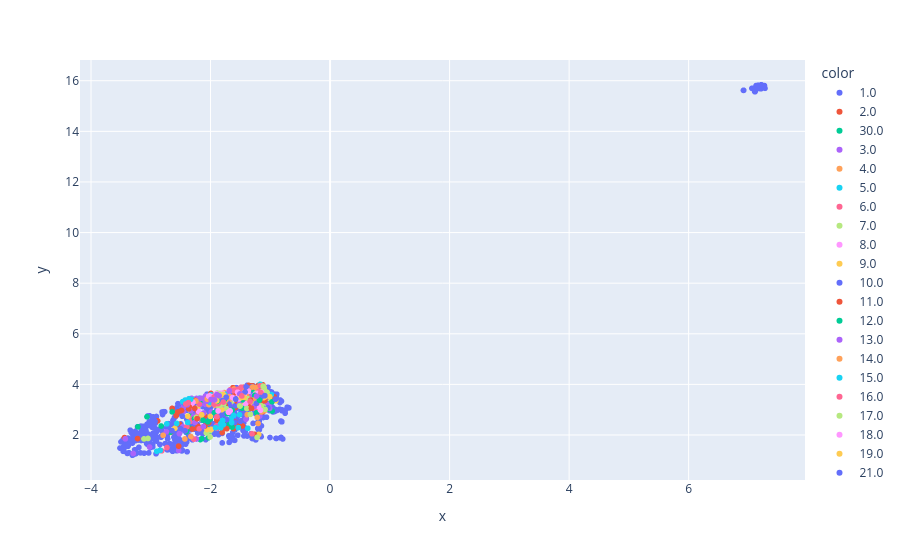

Here is the notebook cell this chart was saved with:
### Markdown cell above
UMAP components - HDBSCAN clustering with resulting HyperParameters

### Code cell
#hdbscan for two umap components 
#cluster the data using hdbscan
labels = hdbscan.HDBSCAN(
    min_samples=6,
    min_cluster_size=40,
    #metric='euclidean',
    #cluster_selection_epsilon=0.4,
    #cluster_selection_method='eom'
).fit_predict(umap_embeddings)
#visualize the results
clustered = (labels >= 0)
''''
plt.scatter(umap_embeddings[~clustered, 0],
            umap_embeddings[~clustered, 1],
            color=(0.5, 0.5, 0.5),
            s=1,
            alpha=0.5)


plt.scatter(umap_embeddings[clustered, 0],
            umap_embeddings[clustered, 1],
            #c=labels[clustered],
            c= family_label[clustered],
            s=1,
            #cmap='Spectral'
           );
plt.colorbar(scatter, label='label')
'''
fig = px.scatter(x=umap_embeddings[clustered, 0], y=umap_embeddings[clustered, 1], 
                    color=family_label[clustered],
                   size_max=2)
fig.show()

print(np.unique(labels))
num_noise_points = np.sum(labels == -1)

print(f"Number of Noise Points: {num_noise_points}")

### Figure 1 — Plotly figure (JSON) as saved in the notebook; plotly's stock layout.template omitted (floating-point values rounded to 4 significant figures; data arrays with more than 128 entries replaced by an {"elided": "..."} marker saying what was removed)
{"data": [{"hovertemplate": "color=1.0<br>x=%{x}<br>y=%{y}<extra></extra>", "legendgroup": "1.0", "marker": {"color": "#636efa", "symbol": "circle"}, "mode": "markers", "name": "1.0", "showlegend": true, "type": "scattergl", "x": {"elided": "736 float values"}, "xaxis": "x", "y": {"elided": "736 float values"}, "yaxis": "y"}, {"hovertemplate": "color=2.0<br>x=%{x}<br>y=%{y}<extra></extra>", "legendgroup": "2.0", "marker": {"color": "#EF553B", "symbol": "circle"}, "mode": "markers", "name": "2.0", "showlegend": true, "type": "scattergl", "x": [-2.207, -1.527, -1.752, -1.497, -1.443, -2.243, -2.35, -1.835, -1.836, -1.362, -1.298, -1.589, -1.594, -1.214, -2.271, -1.527, -2.009, -1.133, -1.242, -1.894, -1.971, -1.589, -2.007, -1.264, -1.125, -1.0, -1.14, -1.226, -1.119, -1.243, -1.145, -2.643, -1.313, -1.805, -1.202, -1.338, -1.2, -2.197, -1.363, -1.128, -2.03, -1.37, -1.768, -1.616, -2.668, -1.449, -1.625, -1.994, -2.221, -2.252, -1.466, -1.212, -1.109, -1.756, -2.233, -1.582, -1.397, -1.078, -1.189, -1.333, -1.118, -1.385, -2.225, -1.591, -2.52, -1.457, -1.178, -1.239, -1.274], "xaxis": "x", "y": [2.34, 2.386, 3.167, 2.387, 3.372, 3.371, 3.172, 3.163, 3.355, 3.959, 3.941, 2.325, 2.515, 3.532, 3.314, 2.477, 3.35, 3.223, 3.405, 2.583, 3.516, 3.636, 3.439, 3.175, 3.538, 3.573, 3.979, 3.517, 3.862, 3.577, 3.126, 3.053, 3.137, 2.095, 3.501, 3.947, 3.96, 3.237, 3.074, 3.987, 2.485, 3.064, 2.577, 2.249, 2.104, 3.89, 3.87, 3.642, 2.974, 3.324, 2.359, 3.055, 3.14, 2.275, 3.39, 3.087, 3.424, 3.529, 2.97, 3.255, 3.942, 3.415, 2.264, 3.576, 2.431, 3.288, 3.677, 3.494, 3.375], "yaxis": "y"}, {"hovertemplate": "color=30.0<br>x=%{x}<br>y=%{y}<extra></extra>", "legendgroup": "30.0", "marker": {"color": "#00cc96", "symbol": "circle"}, "mode": "markers", "name": "30.0", "showlegend": true, "type": "scattergl", "x": [-2.344, -1.638, -2.016, -1.488, -1.656, -1.888, -1.777, -2.403, -3.215, -2.324, -0.97, -2.407, -1.287, -1.884, -2.004, -2.036, -2.67, -2.172, -2.146, -3.063, -1.776, -1.684, -1.013, -2.289, -2.403, -1.325, -2.135, -2.048], "xaxis": "x", "y": [2.271, 2.98, 2.144, 3.156, 2.338, 3.456, 3.21, 3.307, 2.325, 2.825, 2.948, 2.134, 3.79, 3.536, 2.632, 1.892, 2.116, 1.819, 1.853, 2.72, 2.58, 2.342, 3.022, 3.405, 3.207, 3.228, 3.323, 2.234], "yaxis": "y"}, {"hovertemplate": "color=3.0<br>x=%{x}<br>y=%{y}<extra></extra>", "legendgroup": "3.0", "marker": {"color": "#ab63fa", "symbol": "circle"}, "mode": "markers", "name": "3.0", "showlegend": true, "type": "scattergl", "x": [-1.972, -1.237, -1.343, -1.514, -2.855, -2.029, -1.769, -2.085, -1.512, -1.601, -1.289, -2.022, -0.9919, -1.847, -1.989, -1.804, -1.067, -1.021, -1.407, -2.533, -1.177, -2.466, -2.237, -1.063, -1.247, -1.706, -1.477, -1.324, -2.738, -1.702, -1.794, -3.294, -1.149, -1.356, -1.318, -1.197, -1.974, -1.977, -1.28, -1.096, -1.011, -1.681, -1.979, -2.316, -3.021, -2.281, -2.06, -1.778], "xaxis": "x", "y": [3.267, 3.193, 3.301, 3.243, 1.379, 3.451, 3.348, 3.211, 3.608, 3.236, 3.181, 3.235, 3.451, 3.542, 2.905, 3.024, 3.551, 3.195, 2.624, 1.39, 2.747, 2.324, 1.843, 3.198, 3.473, 3.631, 3.653, 3.491, 2.128, 2.585, 3.136, 1.27, 3.627, 3.362, 3.265, 3.604, 3.572, 3.485, 3.259, 3.657, 3.052, 3.513, 2.879, 3.448, 1.524, 2.75, 3.348, 3.276], "yaxis": "y"}, {"hovertemplate": "color=4.0<br>x=%{x}<br>y=%{y}<extra></extra>", "legendgroup": "4.0", "marker": {"color": "#FFA15A", "symbol": "circle"}, "mode": "markers", "name": "4.0", "showlegend": true, "type": "scattergl", "x": [-2.431, -1.643, -2.027, -1.927, -1.859, -1.108, -1.481, -1.749, -1.771, -1.381, -2.139, -1.241, -1.534, -1.104, -1.505, -1.239, -1.12, -1.118, -1.681, -1.863, -1.107, -1.399, -1.174, -1.822, -1.19, -1.401, -1.356, -2.249, -1.605, -1.297, -1.118, -1.325, -1.068, -1.175, -1.741], "xaxis": "x", "y": [3.159, 3.409, 3.2, 3.185, 3.398, 3.583, 3.877, 3.517, 3.676, 3.487, 2.604, 3.52, 3.529, 3.883, 3.626, 3.871, 3.898, 3.555, 3.519, 3.413, 3.888, 3.616, 3.954, 3.384, 3.51, 3.499, 3.826, 2.619, 3.818, 3.49, 3.827, 3.325, 3.706, 3.707, 3.383], "yaxis": "y"}, {"hovertemplate": "color=5.0<br>x=%{x}<br>y=%{y}<extra></extra>", "legendgroup": "5.0", "marker": {"color": "#19d3f3", "symbol": "circle"}, "mode": "markers", "name": "5.0", "showlegend": true, "type": "scattergl", "x": [-2.065, -1.984, -2.091, -2.198, -2.134, -2.258, -2.177, -2.362, -2.008, -2.091, -1.992, -2.128, -2.025, -2.015, -2.198, -1.168, -2.183, -2.038, -2.194, -2.272, -1.998, -1.98, -1.997, -2.268, -2.238, -1.982, -2.073, -2.179, -1.982, -1.762, -2.068, -2.004], "xaxis": "x", "y": [3.401, 3.473, 3.385, 3.437, 3.427, 3.41, 3.419, 3.269, 3.288, 3.404, 3.586, 3.421, 3.451, 3.422, 3.374, 4.005, 3.173, 3.423, 3.405, 3.31, 3.411, 3.281, 3.366, 3.415, 3.229, 3.454, 3.401, 3.46, 3.304, 3.614, 3.54, 3.355], "yaxis": "y"}, {"hovertemplate": "color=6.0<br>x=%{x}<br>y=%{y}<extra></extra>", "legendgroup": "6.0", "marker": {"color": "#FF6692", "symbol": "circle"}, "mode": "markers", "name": "6.0", "showlegend": true, "type": "scattergl", "x": [-1.122, -1.475, -2.189, -2.326, -1.211, -2.817, -1.899, -1.286, -1.903, -1.932, -1.545, -2.206, -1.169, -1.353, -1.617, -1.674, -1.787, -2.28, -1.481, -2.335, -1.049, -1.147, -2.395, -1.486, -2.729, -1.573, -1.522, -1.199], "xaxis": "x", "y": [3.932, 3.222, 2.246, 2.617, 3.501, 1.375, 2.361, 3.139, 3.378, 3.553, 3.803, 2.831, 3.949, 3.455, 3.757, 3.781, 3.529, 1.839, 3.513, 2.546, 3.465, 3.946, 2.328, 3.891, 1.504, 3.772, 3.779, 3.709], "yaxis": "y"}, {"hovertemplate": "color=7.0<br>x=%{x}<br>y=%{y}<extra></extra>", "legendgroup": "7.0", "marker": {"color": "#B6E880", "symbol": "circle"}, "mode": "markers", "name": "7.0", "showlegend": true, "type": "scattergl", "x": [-1.102, -1.857, -1.3, -1.779, -1.196, -0.9514, -2.274, -1.243, -2.347, -1.117, -1.238, -1.237, -1.379, -1.028, -1.118, -1.321, -3.113, -2.008, -1.734, -2.008, -1.22, -1.887, -1.896, -1.094, -1.898, -2.071, -1.149, -2.064], "xaxis": "x", "y": [3.836, 3.068, 3.431, 3.231, 3.177, 3.436, 3.101, 3.647, 2.994, 3.118, 3.485, 3.565, 3.434, 3.447, 3.931, 3.398, 1.845, 1.922, 3.038, 2.164, 1.99, 3.658, 3.632, 2.973, 3.477, 2.08, 2.926, 2.092], "yaxis": "y"}, {"hovertemplate": "color=8.0<br>x=%{x}<br>y=%{y}<extra></extra>", "legendgroup": "8.0", "marker": {"color": "#FF97FF", "symbol": "circle"}, "mode": "markers", "name": "8.0", "showlegend": true, "type": "scattergl", "x": [-1.216, -1.547, -1.46, -1.169, -1.9, -2.016, -1.801, -2.283, -1.549, -1.841, -1.273, -1.862, -1.904, -1.972, -1.367], "xaxis": "x", "y": [3.64, 3.689, 3.249, 3.594, 3.626, 3.545, 3.657, 3.288, 3.478, 3.651, 3.56, 3.61, 3.544, 3.514, 3.733], "yaxis": "y"}, {"hovertemplate": "color=9.0<br>x=%{x}<br>y=%{y}<extra></extra>", "legendgroup": "9.0", "marker": {"color": "#FECB52", "symbol": "circle"}, "mode": "markers", "name": "9.0", "showlegend": true, "type": "scattergl", "x": [-2.598, -2.381, -1.195, -0.9089, -1.388, -2.217, -1.513, -2.102, -2.002, -1.35, -2.06, -1.33, -2.088, -1.988, -1.812, -1.481], "xaxis": "x", "y": [2.265, 2.744, 2.023, 3.351, 3.141, 3.096, 3.505, 2.81, 2.735, 3.301, 2.216, 3.105, 3.498, 2.227, 3.003, 3.329], "yaxis": "y"}, {"hovertemplate": "color=10.0<br>x=%{x}<br>y=%{y}<extra></extra>", "legendgroup": "10.0", "marker": {"color": "#636efa", "symbol": "circle"}, "mode": "markers", "name": "10.0", "showlegend": true, "type": "scattergl", "x": [-1.812, -2.646, -2.718, -1.066, -1.031, -1.579, -1.304, -2.425, -1.405, -1.594, -1.5], "xaxis": "x", "y": [3.589, 2.173, 1.847, 3.509, 3.508, 3.431, 3.912, 2.164, 3.909, 2.496, 2.54], "yaxis": "y"}, {"hovertemplate": "color=11.0<br>x=%{x}<br>y=%{y}<extra></extra>", "legendgroup": "11.0", "marker": {"color": "#EF553B", "symbol": "circle"}, "mode": "markers", "name": "11.0", "showlegend": true, "type": "scattergl", "x": [-1.09, -1.841, -1.361, -2.097, -1.799, -1.128, -2.534, -2.885, -1.266, -2.539, -1.728, -3.439, -0.9329, -1.892, -2.094], "xaxis": "x", "y": [3.361, 3.286, 3.123, 2.745, 2.229, 2.912, 1.561, 2.557, 2.029, 2.917, 2.248, 1.899, 3.506, 2.637, 2.355], "yaxis": "y"}, {"hovertemplate": "color=12.0<br>x=%{x}<br>y=%{y}<extra></extra>", "legendgroup": "12.0", "marker": {"color": "#00cc96", "symbol": "circle"}, "mode": "markers", "name": "12.0", "showlegend": true, "type": "scattergl", "x": [-2.826, -2.268, -2.358, -1.684, -1.104, -2.126, -2.398, -0.9719, -2.045, -1.64, -1.471, -1.935], "xaxis": "x", "y": [2.355, 2.645, 3.329, 2.461, 3.045, 2.587, 3.2, 3.315, 2.519, 2.312, 3.061, 2.884], "yaxis": "y"}, {"hovertemplate": "color=13.0<br>x=%{x}<br>y=%{y}<extra></extra>", "legendgroup": "13.0", "marker": {"color": "#ab63fa", "symbol": "circle"}, "mode": "markers", "name": "13.0", "showlegend": true, "type": "scattergl", "x": [-2.114, -2.373, -2.278, -2.397, -2.325, -1.508, -2.453, -1.284, -2.167, -2.453, -1.879, -2.26], "xaxis": "x", "y": [2.87, 3.251, 3.081, 3.134, 2.952, 3.624, 3.11, 3.531, 3.213, 2.917, 2.315, 2.499], "yaxis": "y"}, {"hovertemplate": "color=14.0<br>x=%{x}<br>y=%{y}<extra></extra>", "legendgroup": "14.0", "marker": {"color": "#FFA15A", "symbol": "circle"}, "mode": "markers", "name": "14.0", "showlegend": true, "type": "scattergl", "x": [-1.099, -1.111, -1.147, -1.192, -1.386, -1.204, -1.291, -1.311], "xaxis": "x", "y": [2.957, 2.98, 2.914, 3.195, 2.802, 2.456, 3.346, 3.382], "yaxis": "y"}, {"hovertemplate": "color=15.0<br>x=%{x}<br>y=%{y}<extra></extra>", "legendgroup": "15.0", "marker": {"color": "#19d3f3", "symbol": "circle"}, "mode": "markers", "name": "15.0", "showlegend": true, "type": "scattergl", "x": [-1.657, -1.515, -1.614], "xaxis": "x", "y": [2.652, 2.803, 2.772], "yaxis": "y"}, {"hovertemplate": "color=16.0<br>x=%{x}<br>y=%{y}<extra></extra>", "legendgroup": "16.0", "marker": {"color": "#FF6692", "symbol": "circle"}, "mode": "markers", "name": "16.0", "showlegend": true, "type": "scattergl", "x": [-2.121, -1.897, -1.252, -2.265, -2.353, -2.378], "xaxis": "x", "y": [3.399, 2.266, 3.043, 3.313, 3.282, 3.332], "yaxis": "y"}, {"hovertemplate": "color=17.0<br>x=%{x}<br>y=%{y}<extra></extra>", "legendgroup": "17.0", "marker": {"color": "#B6E880", "symbol": "circle"}, "mode": "markers", "name": "17.0", "showlegend": true, "type": "scattergl", "x": [-2.24, -2.257, -1.238, -1.26, -2.231, -1.601, -1.837, -1.25, -1.149, -3.046], "xaxis": "x", "y": [2.693, 3.224, 3.539, 3.399, 3.224, 3.31, 3.179, 3.226, 3.151, 1.864], "yaxis": "y"}, {"hovertemplate": "color=18.0<br>x=%{x}<br>y=%{y}<extra></extra>", "legendgroup": "18.0", "marker": {"color": "#FF97FF", "symbol": "circle"}, "mode": "markers", "name": "18.0", "showlegend": true, "type": "scattergl", "x": [-1.145, -1.199, -1.439, -1.412, -1.579, -1.77, -1.632, -1.235, -1.844], "xaxis": "x", "y": [3.685, 3.133, 3.582, 3.233, 3.376, 3.539, 3.481, 3.615, 3.436], "yaxis": "y"}, {"hovertemplate": "color=19.0<br>x=%{x}<br>y=%{y}<extra></extra>", "legendgroup": "19.0", "marker": {"color": "#FECB52", "symbol": "circle"}, "mode": "markers", "name": "19.0", "showlegend": true, "type": "scattergl", "x": [-1.778, -1.884, -1.789, -1.803, -1.916, -1.899, -1.81, -1.907, -1.79], "xaxis": "x", "y": [3.58, 3.554, 3.547, 3.544, 3.503, 3.499, 3.591, 3.511, 3.608], "yaxis": "y"}, {"hovertemplate": "color=21.0<br>x=%{x}<br>y=%{y}<extra></extra>", "legendgroup": "21.0", "marker": {"color": "#636efa", "symbol": "circle"}, "mode": "markers", "name": "21.0", "showlegend": true, "type": "scattergl", "x": [-1.422, -1.043, -1.303, -2.272, -2.935, -2.929, -0.9127, -1.73, -2.5, -1.585, -2.472], "xaxis": "x", "y": [3.697, 3.073, 1.862, 3.258, 2.556, 2.535, 3.415, 2.61, 2.244, 3.16, 2.74], "yaxis": "y"}, {"hovertemplate": "color=22.0<br>x=%{x}<br>y=%{y}<extra></extra>", "legendgroup": "22.0", "marker": {"color": "#EF553B", "symbol": "circle"}, "mode": "markers", "name": "22.0", "showlegend": true, "type": "scattergl", "x": [-2.305, -2.551, -2.363, -2.485, -1.328, -2.225, -1.557], "xaxis": "x", "y": [2.237, 2.902, 3.034, 2.969, 3.377, 2.646, 3.331], "yaxis": "y"}, {"hovertemplate": "color=23.0<br>x=%{x}<br>y=%{y}<extra></extra>", "legendgroup": "23.0", "marker": {"color": "#00cc96", "symbol": "circle"}, "mode": "markers", "name": "23.0", "showlegend": true, "type": "scattergl", "x": [-1.229, -1.469, -1.719, -1.26, -1.506, -2.147, -1.767, -2.379, -2.642], "xaxis": "x", "y": [2.88, 3.385, 2.846, 3.564, 3.437, 3.392, 3.409, 3.342, 2.913], "yaxis": "y"}, {"hovertemplate": "color=24.0<br>x=%{x}<br>y=%{y}<extra></extra>", "legendgroup": "24.0", "marker": {"color": "#ab63fa", "symbol": "circle"}, "mode": "markers", "name": "24.0", "showlegend": true, "type": "scattergl", "x": [-1.27, -2.085, -1.518, -2.045, -2.101, -2.062, -2.234, -2.162], "xaxis": "x", "y": [3.129, 3.541, 3.214, 3.401, 3.403, 3.337, 3.445, 3.45], "yaxis": "y"}, {"hovertemplate": "color=25.0<br>x=%{x}<br>y=%{y}<extra></extra>", "legendgroup": "25.0", "marker": {"color": "#FFA15A", "symbol": "circle"}, "mode": "markers", "name": "25.0", "showlegend": true, "type": "scattergl", "x": [-1.224, -1.218, -1.242, -1.871, -1.294, -2.056], "xaxis": "x", "y": [3.25, 2.696, 3.433, 3.458, 3.897, 3.419], "yaxis": "y"}, {"hovertemplate": "color=26.0<br>x=%{x}<br>y=%{y}<extra></extra>", "legendgroup": "26.0", "marker": {"color": "#19d3f3", "symbol": "circle"}, "mode": "markers", "name": "26.0", "showlegend": true, "type": "scattergl", "x": [-1.829, -1.647, -1.536, -2.565, -0.9822, -2.382, -2.731, -1.83, -1.798], "xaxis": "x", "y": [2.449, 2.491, 2.293, 2.456, 3.601, 2.498, 2.442, 2.286, 2.571], "yaxis": "y"}, {"hovertemplate": "color=27.0<br>x=%{x}<br>y=%{y}<extra></extra>", "legendgroup": "27.0", "marker": {"color": "#FF6692", "symbol": "circle"}, "mode": "markers", "name": "27.0", "showlegend": true, "type": "scattergl", "x": [-1.942, -2.19, -1.338, -1.872, -1.16, -1.152, -1.076], "xaxis": "x", "y": [3.503, 3.224, 3.327, 3.239, 3.674, 3.629, 3.581], "yaxis": "y"}, {"hovertemplate": "color=28.0<br>x=%{x}<br>y=%{y}<extra></extra>", "legendgroup": "28.0", "marker": {"color": "#B6E880", "symbol": "circle"}, "mode": "markers", "name": "28.0", "showlegend": true, "type": "scattergl", "x": [-1.393, -1.334, -1.512, -1.507, -1.054, -1.088, -1.221], "xaxis": "x", "y": [3.047, 2.815, 3.154, 3.144, 3.685, 3.014, 1.906], "yaxis": "y"}, {"hovertemplate": "color=31.0<br>x=%{x}<br>y=%{y}<extra></extra>", "legendgroup": "31.0", "marker": {"color": "#FF97FF", "symbol": "circle"}, "mode": "markers", "name": "31.0", "showlegend": true, "type": "scattergl", "x": [-2.199, -1.874, -2.316, -1.672, -1.526, -1.165, -1.7], "xaxis": "x", "y": [2.93, 2.949, 3.133, 2.954, 3.425, 2.979, 2.897], "yaxis": "y"}, {"hovertemplate": "color=32.0<br>x=%{x}<br>y=%{y}<extra></extra>", "legendgroup": "32.0", "marker": {"color": "#FECB52", "symbol": "circle"}, "mode": "markers", "name": "32.0", "showlegend": true, "type": "scattergl", "x": [-1.092, -1.111, -1.01, -1.436, -2.148, -1.819], "xaxis": "x", "y": [3.501, 3.476, 3.514, 3.488, 2.8, 3.421], "yaxis": "y"}, {"hovertemplate": "color=33.0<br>x=%{x}<br>y=%{y}<extra></extra>", "legendgroup": "33.0", "marker": {"color": "#636efa", "symbol": "circle"}, "mode": "markers", "name": "33.0", "showlegend": true, "type": "scattergl", "x": [-1.579, -1.091, -1.8, -1.161, -1.232], "xaxis": "x", "y": [3.421, 3.556, 3.364, 3.48, 3.251], "yaxis": "y"}, {"hovertemplate": "color=34.0<br>x=%{x}<br>y=%{y}<extra></extra>", "legendgroup": "34.0", "marker": {"color": "#EF553B", "symbol": "circle"}, "mode": "markers", "name": "34.0", "showlegend": true, "type": "scattergl", "x": [-2.355, -2.265, -2.574, -1.315, -2.253], "xaxis": "x", "y": [3.107, 3.053, 2.764, 3.056, 3.365], "yaxis": "y"}, {"hovertemplate": "color=35.0<br>x=%{x}<br>y=%{y}<extra></extra>", "legendgroup": "35.0", "marker": {"color": "#00cc96", "symbol": "circle"}, "mode": "markers", "name": "35.0", "showlegend": true, "type": "scattergl", "x": [-1.884, -1.893], "xaxis": "x", "y": [3.351, 3.33], "yaxis": "y"}, {"hovertemplate": "color=36.0<br>x=%{x}<br>y=%{y}<extra></extra>", "legendgroup": "36.0", "marker": {"color": "#ab63fa", "symbol": "circle"}, "mode": "markers", "name": "36.0", "showlegend": true, "type": "scattergl", "x": [-2.39, -2.521, -2.12, -3.425], "xaxis": "x", "y": [3.195, 2.053, 2.332, 1.85], "yaxis": "y"}, {"hovertemplate": "color=37.0<br>x=%{x}<br>y=%{y}<extra></extra>", "legendgroup": "37.0", "marker": {"color": "#FFA15A", "symbol": "circle"}, "mode": "markers", "name": "37.0", "showlegend": true, "type": "scattergl", "x": [-2.245], "xaxis": "x", "y": [3.343], "yaxis": "y"}, {"hovertemplate": "color=38.0<br>x=%{x}<br>y=%{y}<extra></extra>", "legendgroup": "38.0", "marker": {"color": "#19d3f3", "symbol": "circle"}, "mode": "markers", "name": "38.0", "showlegend": true, "type": "scattergl", "x": [-1.376, -1.915, -2.9, -1.787, -2.841], "xaxis": "x", "y": [2.266, 2.288, 1.357, 2.405, 1.394], "yaxis": "y"}, {"hovertemplate": "color=20.0<br>x=%{x}<br>y=%{y}<extra></extra>", "legendgroup": "20.0", "marker": {"color": "#FF6692", "symbol": "circle"}, "mode": "markers", "name": "20.0", "showlegend": true, "type": "scattergl", "x": [-1.892, -1.942, -1.785], "xaxis": "x", "y": [2.724, 3.215, 3.3], "yaxis": "y"}, {"hovertemplate": "color=39.0<br>x=%{x}<br>y=%{y}<extra></extra>", "legendgroup": "39.0", "marker": {"color": "#B6E880", "symbol": "circle"}, "mode": "markers", "name": "39.0", "showlegend": true, "type": "scattergl", "x": [-1.854, -1.891, -1.866], "xaxis": "x", "y": [3.616, 3.582, 3.604], "yaxis": "y"}, {"hovertemplate": "color=40.0<br>x=%{x}<br>y=%{y}<extra></extra>", "legendgroup": "40.0", "marker": {"color": "#FF97FF", "symbol": "circle"}, "mode": "markers", "name": "40.0", "showlegend": true, "type": "scattergl", "x": [-2.031, -2.295], "xaxis": "x", "y": [3.531, 3.291], "yaxis": "y"}, {"hovertemplate": "color=41.0<br>x=%{x}<br>y=%{y}<extra></extra>", "legendgroup": "41.0", "marker": {"color": "#FECB52", "symbol": "circle"}, "mode": "markers", "name": "41.0", "showlegend": true, "type": "scattergl", "x": [-1.896, -1.487], "xaxis": "x", "y": [3.353, 3.478], "yaxis": "y"}, {"hovertemplate": "color=46.0<br>x=%{x}<br>y=%{y}<extra></extra>", "legendgroup": "46.0", "marker": {"color": "#636efa", "symbol": "circle"}, "mode": "markers", "name": "46.0", "showlegend": true, "type": "scattergl", "x": [-1.737, -2.436], "xaxis": "x", "y": [3.491, 3.249], "yaxis": "y"}, {"hovertemplate": "color=47.0<br>x=%{x}<br>y=%{y}<extra></extra>", "legendgroup": "47.0", "marker": {"color": "#EF553B", "symbol": "circle"}, "mode": "markers", "name": "47.0", "showlegend": true, "type": "scattergl", "x": [-3.221], "xaxis": "x", "y": [1.858], "yaxis": "y"}, {"hovertemplate": "color=29.0<br>x=%{x}<br>y=%{y}<extra></extra>", "legendgroup": "29.0", "marker": {"color": "#00cc96", "symbol": "circle"}, "mode": "markers", "name": "29.0", "showlegend": true, "type": "scattergl", "x": [-1.181], "xaxis": "x", "y": [3.379], "yaxis": "y"}, {"hovertemplate": "color=42.0<br>x=%{x}<br>y=%{y}<extra></extra>", "legendgroup": "42.0", "marker": {"color": "#ab63fa", "symbol": "circle"}, "mode": "markers", "name": "42.0", "showlegend": true, "type": "scattergl", "x": [-1.893, -1.23, -1.856, -1.687, -1.992, -1.932], "xaxis": "x", "y": [3.594, 3.538, 3.553, 3.743, 3.403, 3.387], "yaxis": "y"}, {"hovertemplate": "color=43.0<br>x=%{x}<br>y=%{y}<extra></extra>", "legendgroup": "43.0", "marker": {"color": "#FFA15A", "symbol": "circle"}, "mode": "markers", "name": "43.0", "showlegend": true, "type": "scattergl", "x": [-2.429, -2.329, -2.793], "xaxis": "x", "y": [1.844, 1.941, 1.99], "yaxis": "y"}, {"hovertemplate": "color=44.0<br>x=%{x}<br>y=%{y}<extra></extra>", "legendgroup": "44.0", "marker": {"color": "#19d3f3", "symbol": "circle"}, "mode": "markers", "name": "44.0", "showlegend": true, "type": "scattergl", "x": [-2.466, -2.334, -2.361, -2.424], "xaxis": "x", "y": [3.319, 3.408, 3.434, 3.381], "yaxis": "y"}, {"hovertemplate": "color=45.0<br>x=%{x}<br>y=%{y}<extra></extra>", "legendgroup": "45.0", "marker": {"color": "#FF6692", "symbol": "circle"}, "mode": "markers", "name": "45.0", "showlegend": true, "type": "scattergl", "x": [-1.306, -1.476, -2.371, -2.413], "xaxis": "x", "y": [2.049, 3.544, 3.278, 3.224], "yaxis": "y"}], "layout": {"legend": {"title": {"text": "color"}, "tracegroupgap": 0}, "margin": {"t": 60}, "xaxis": {"anchor": "y", "domain": [0, 1], "title": {"text": "x"}}, "yaxis": {"anchor": "x", "domain": [0, 1], "title": {"text": "y"}}}}
